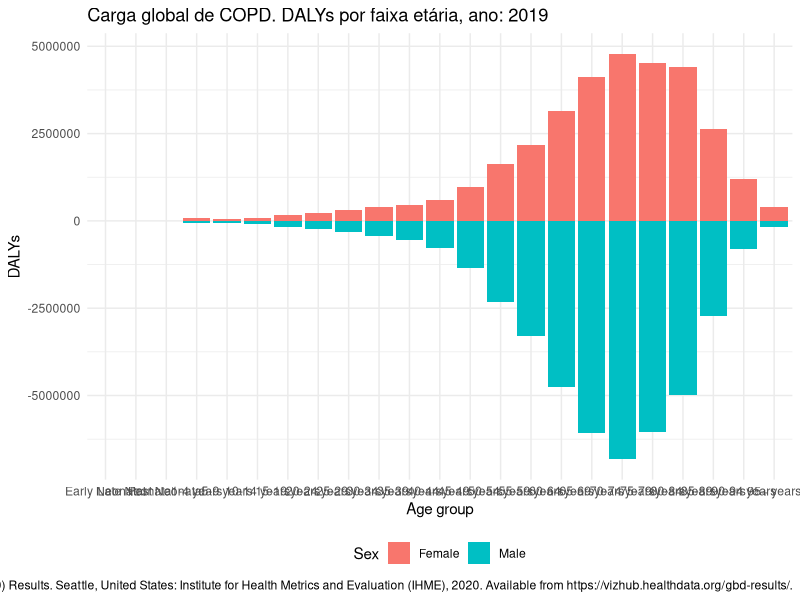
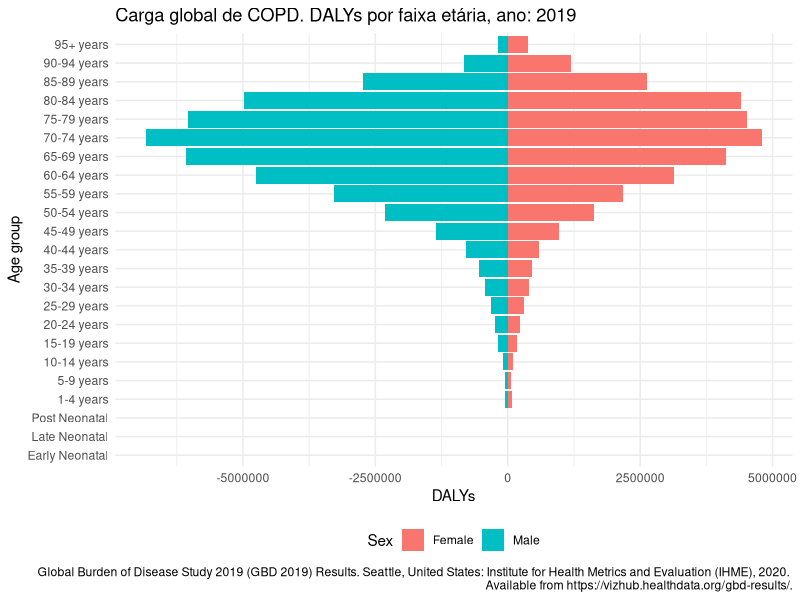
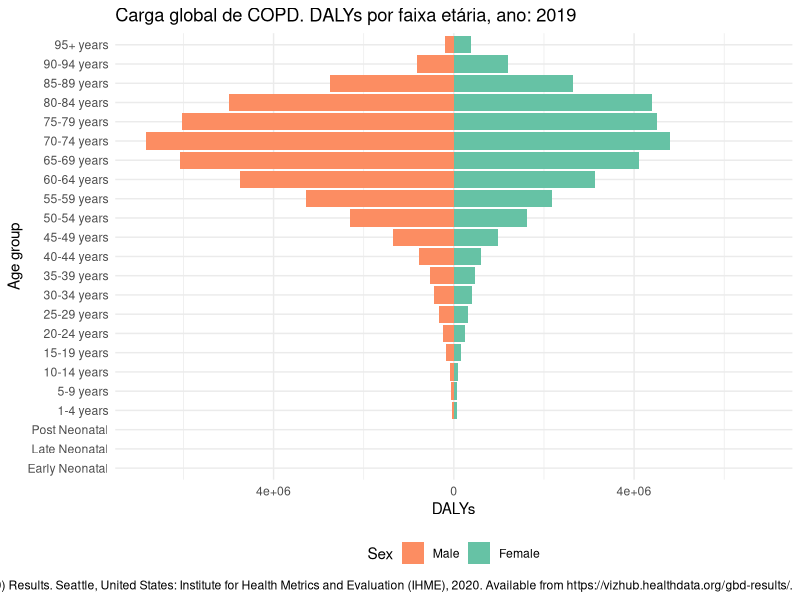
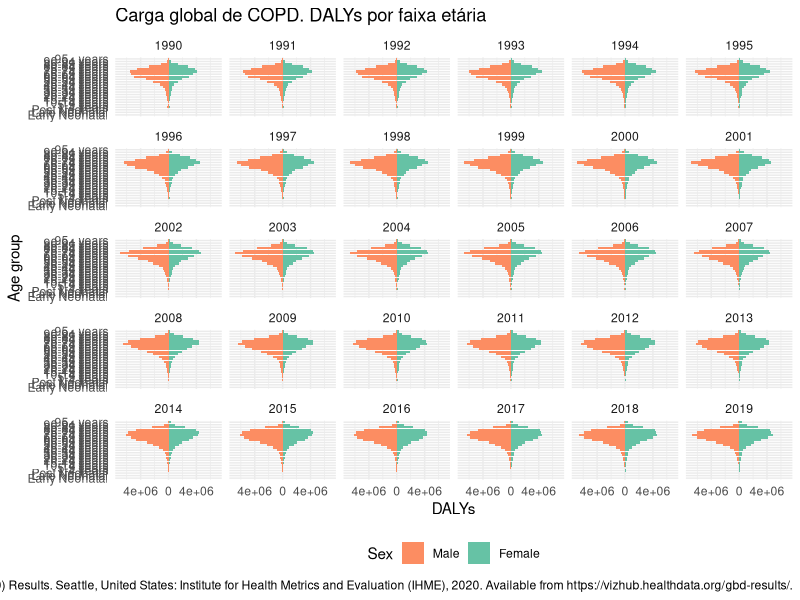

Source code (R) for these figures, in order:
## ---- chunk 1

knitr::opts_chunk$set(echo = TRUE, fig.path = "static")

## ---- chunk 2

library(readr)

gbd_copd <- read_csv(file = here::here("data",
                                "IHME-GBD_2019_DATA-4fea7ca1-1.csv"))

## ---- chunk 3

gbd_copd

## ---- chunk 4

gbd_copd$age <- factor(
  x = gbd_copd$age,
  levels = unique(gbd_copd$age),
  labels = c(
    c("Early Neonatal", "Late Neonatal", "Post Neonatal"),
    unique(gbd_copd$age)[4:19],
    paste(unique(gbd_copd$age)[20:22], "years"),
    unique(gbd_copd$age)[23]
  )
)

## ---- chunk 5

gbd_copd$val[gbd_copd$sex == "Male"] <-
  -gbd_copd$val[gbd_copd$sex == "Male"]

## ---- chunk 6

library(dplyr)

gbd_copd_19 <- gbd_copd %>% 
  filter (year == 2019)

## ---- chunk 7

library(ggplot2)

p <- ggplot(data = gbd_copd_19,
            mapping = aes(x = age,
                          y = val,
                          fill = sex)) +
  geom_bar(stat = "identity") + 
  labs(x = "Age group", y = "DALYs", fill = "Sex",
       title = "Carga global de COPD. DALYs por faixa etária, ano: 2019",
       caption = "Global Burden of Disease Study 2019 (GBD 2019) Results. Seattle, United States: Institute for Health Metrics and Evaluation (IHME), 2020. Available from https://vizhub.healthdata.org/gbd-results/.") +
  theme_minimal() +
  theme(legend.position = "bottom")
p

## ---- chunk 8

p <- ggplot(data = gbd_copd_19,
            mapping = aes(x = age,
                          y = val,
                          fill = sex)) +
  geom_bar(stat = "identity") + 
  labs(x = "Age group", y = "DALYs", fill = "Sex",
       title = "Carga global de COPD. DALYs por faixa etária, ano: 2019",
       caption = "Global Burden of Disease Study 2019 (GBD 2019) Results. Seattle, United States: Institute for Health Metrics and Evaluation (IHME), 2020. 
       Available from https://vizhub.healthdata.org/gbd-results/.") +
  theme_minimal() +
  theme(legend.position = "bottom") +
  coord_flip()
p

## ---- chunk 9

library(RColorBrewer)

p <- ggplot(data = gbd_copd_19,
            mapping = aes(x = age,
                          y = val,
                          fill = sex)) +
  geom_bar(stat = "identity") + 
  scale_y_continuous(labels = abs,
                     limits = 
                       max(max(gbd_copd_19$val, na.rm = TRUE),
                           abs(min(gbd_copd_19$val))) * c(-1,1)) +
  scale_fill_brewer(palette = "Set2") +
  guides(fill = guide_legend(reverse = TRUE)) +
  labs(x = "Age group", y = "DALYs", fill = "Sex",
       title = "Carga global de COPD. DALYs por faixa etária, ano: 2019",
       caption = "Global Burden of Disease Study 2019 (GBD 2019) Results. Seattle, United States: Institute for Health Metrics and Evaluation (IHME), 2020. Available from https://vizhub.healthdata.org/gbd-results/.") +
  theme_minimal() +
  theme(legend.position = "bottom") +
  coord_flip()
p

## ---- chunk 10

p <- ggplot(data = gbd_copd,
            mapping = aes(x = age,
                          y = val,
                          fill = sex)) +
  geom_bar(stat = "identity") +
  scale_y_continuous(labels = abs,
                     limits =
                       max(max(gbd_copd$val, na.rm = TRUE),
                           abs(min(gbd_copd$val))) * c(-1, 1)) +
  scale_fill_brewer(palette = "Set2") +
  guides(fill = guide_legend(reverse = TRUE)) +
  labs(
    x = "Age group",
    y = "DALYs",
    fill = "Sex",
    title = "Carga global de COPD. DALYs por faixa etária",
    caption = "Global Burden of Disease Study 2019 (GBD 2019) Results. Seattle, United States: Institute for Health Metrics and Evaluation (IHME), 2020. Available from https://vizhub.healthdata.org/gbd-results/.") +
  theme_minimal() +
  theme(legend.position = "bottom") +
  coord_flip()

p + facet_wrap(~ year)

## ---- chunk 11

library(gganimate)

p <- ggplot(data = gbd_copd,
            mapping = aes(x = age,
                          y = val,
                          fill = sex)) +
  geom_bar(stat = "identity") + 
  scale_y_continuous(labels = abs,
                     limits = 
                       max(max(gbd_copd$val, na.rm = TRUE),
                           abs(min(gbd_copd$val))) * c(-1,1)) +
  scale_fill_brewer(palette = "Set2") +
  guides(fill = guide_legend(reverse = TRUE)) +
  labs(x = "Age group", y = "DALYs", fill = "Sex",
       title = "Carga global de COPD. DALYs por faixa etária, ano: {as.integer(frame_time)}",
       caption = "Global Burden of Disease Study 2019 (GBD 2019) Results. Seattle, United States: Institute for Health Metrics and Evaluation (IHME), 2020. Available from https://vizhub.healthdata.org/gbd-results/.") +
  theme_minimal() +
  theme(legend.position = "bottom") +
  coord_flip()

p + transition_time(year) +
  ease_aes('linear')
